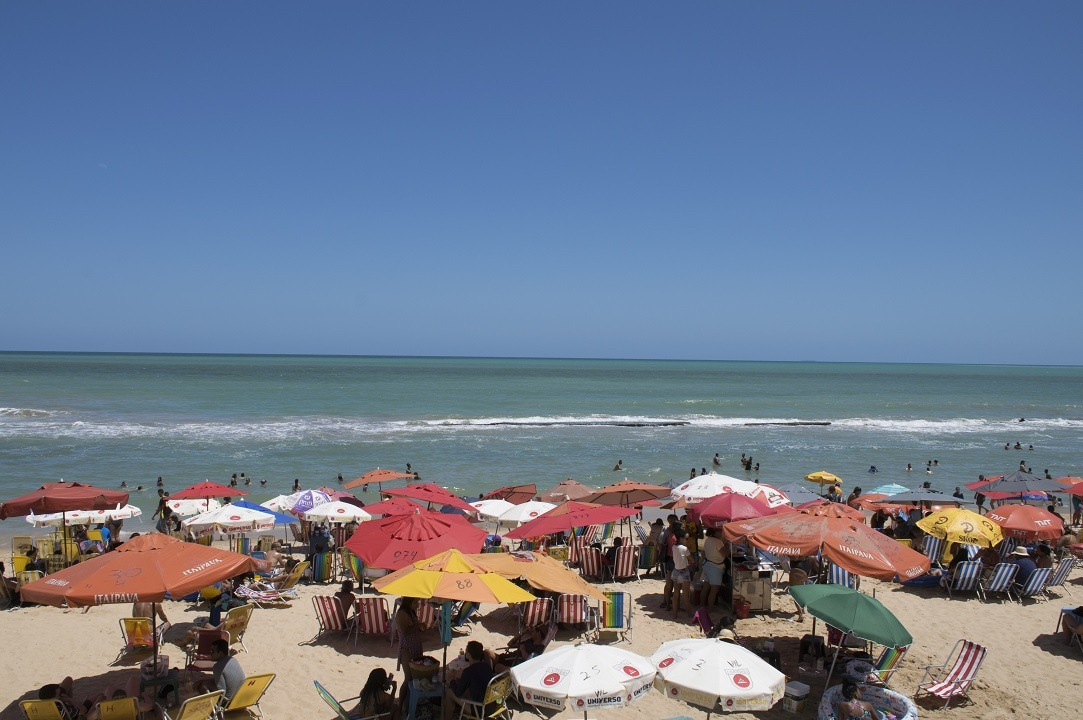
#> input picture DLCCCH/projeto/X/boa_viagem_2018-1.jpg, 1083 x 720 px; its folder holds only this picture in this run
$ python DLCCCHprojeto.py   (older library calls are emulated)
#> lines starting #> are read from the running program, lines starting #| are printed output that depends on the picture; after the words box and inside, x2 and y2 are one past the last pixel; in counts of white or black regions, pixels touching at a corner belong together
import numpy as np
import matplotlib.pyplot as plt
import cv2
import glob
import os

# [12 lines left out: functions printImage, printImageGray, not called in this run]

def conect8(m, i,j,value):
    if i == 0 and j == 0:
        if m[i][j+1] == value:
            return True
        elif m[i+1][j+1] == value:
            return True
        elif m[i+1][j+1] == value:
            return True
        else:
            return False
    elif i == 0 and j == m.shape[1]-1:
        if m[i][j-1] == value:
            return True
        elif m[i+1][j-1] == value:
            return True
        elif m[i+1][j] == value:
            return True
        else:
            return False
    elif i == m.shape[0]-1 and j == 0:
        if m[i-1][j-1] == value:
            return True
        elif m[i-1][j+1] == value:
            return True
        elif m[i][j+1] == value:
            return True
        else:
            False
    elif i == m.shape[0]-1 and j == m.shape[1]-1:
        if m[i-1][j] == value:
            return True
        elif m[i-1][j-1] == value:
            return True
        elif m[i][j-1] == value:
            return True
        else:
            return False
    elif i == 0 and (j > 0 and j < m.shape[1]-1):
        if m[i][j-1] == value:
            return True
        elif m[i+1][j-1] == value:
            return True
        elif m[i+1][j] == value:
            return True
        elif m[i+1][j+1] == value:
            return True
        elif m[i][j+1] == value:
            return True
        else:
            return False
    elif (i > 0 and i < m.shape[0]-1) and j ==0:
        if m[i-1][j] == value:
            return True
        elif m[i-1][j+1] == value:
            return True
        elif m[i][j+1] == value:
            return True
        elif m[i+1][j+1] == value:
            return True
        elif m[i+1][j] == value:
            return True
        else:
            return False
    elif (i > 0 and i < m.shape[0]-1) and j == m.shape[1]-1:
        if m[i-1][j] == value:
            return True
        elif m[i-1][j-1] == value:
            return True
        elif m[i][j-1] == value:
            return True
        elif m[i+1][j-1] == value:
            return True
        elif m[i+1][j] == value:
            return True
        else:
            return False
    elif i == m.shape[0]-1 and (j > 0 and j < m.shape[1]-1):
        if m[i][j-1] == value:
            return True
        elif m[i-1][j-1] == value:
            return True
        elif m[i-1][j] == value:
            return True
        elif m[i-1][j+1] == value:
            return True
        elif m[i][j+1] == value:
            return True
        else:
            return False
    else:
        if m[i][j-1] == value:
            return True
        elif m[i+1][j-1] == value:
            return True
        elif m[i+1][j] == value:
            return True
        elif m[i+1][j+1] == value:
            return True
        elif m[i][j+1] == value:
            return True
        elif m[i-1][j-1] == value:
            return True
        elif m[i-1][j] == value:
            return True
        elif m[i-1][j+1] == value:
            return True
        else:
            return False

def linhaCosta(img):

    #img = pipeline(img)
    hsv = cv2.cvtColor(img, cv2.COLOR_BGR2HSV)#converte para hsv
    hsv = cv2.GaussianBlur(hsv, (5, 5), 5)
    b, g ,r = cv2.split(hsv)
    zeros = np.zeros(img.shape[:2], dtype = "uint8")
    b_3d = cv2.merge([b, zeros, zeros])
    ret1,th1 = cv2.threshold(b,65,255,cv2.THRESH_BINARY)#65
    im2, contours, hierarchy = cv2.findContours(th1,cv2.RETR_TREE,cv2.CHAIN_APPROX_SIMPLE)
    img2 = img.copy()
    areas = []
    image_saida = np.zeros([img.shape[0], img.shape[1]], dtype=np.uint8)
    for i in range(0,len(contours)):
        area = cv2.contourArea(contours[i])
        areas.append(area)
    indiceAreaMaior = areas.index(max(areas))
    saida = cv2.drawContours(image_saida, contours, indiceAreaMaior, (255), -1)
    s = cv2.bitwise_not(saida)
    im3, contours2, hierarchy2 = cv2.findContours(s,cv2.RETR_TREE,cv2.CHAIN_APPROX_SIMPLE)
    areas2 = []
    image_saida2 = np.zeros([img.shape[0], img.shape[1]], dtype=np.uint8)
    contours2F = []
    for i in range(0,len(contours2)):
        area2 = cv2.contourArea(contours2[i])
        if area2 > 3000:
            contours2F.append(contours2[i])
        areas2.append(area2)
    indiceAreaMaior2 = areas2.index(max(areas2))
    saida2 = cv2.drawContours(image_saida2, contours2F, -1, (255), -1)
    mask_inv = cv2.bitwise_not(saida2)
    imgOut = img.copy()
    for i in range(mask_inv.shape[0]):
        for j in range(mask_inv.shape[1]):
            if(mask_inv[i][j] == 0 and conect8(mask_inv,i,j, 255)):
                imgOut[i][j] = [0,255,0]
    return imgOut


def experimentos(imgs, labels,type = 'lower'):

    if type == 'media':
        array = [diferencaCostaMedia(im,lb) for im,lb in zip(imgs,labels)]

    if type == 'lower':
        array = [diferencaCostalower(im,lb) for im,lb in zip(imgs,labels)]

    return np.array(array).ravel(),np.mean(array),np.std(array)

# [114 lines left out: functions diferencaCostaMedia, diferencaCostalower, equalize_hist, histogram_equalize, increase_brightness, change_contrast and 2 more, not called in this run]

def generateresults():

    path = 'DLCCCH/projeto/X/*'
    pathout = 'DLCCCH/projeto/Y/*'
    path2 = 'DLCCCH/projeto/resultado/'

    X = [cv2.imread(img) for img in sorted(glob.glob(path))]
#> X = 1 item
    names = [os.path.basename(img) for img in sorted(glob.glob(path))]
    nameslabel = [os.path.basename(img) for img in sorted(glob.glob(path2))]
    label = [cv2.imread(img) for img in sorted(glob.glob(path2))]

    # for img,name in zip(X,names):
    #     cv2.imwrite(pathout+name.replace('.jpg','_out.jpg'),linhaCosta(img))

    return [linhaCosta(im) for im in X],names,label,nameslabel
#> in linhaCosta, img is the input picture: shape (720, 1083, 3); mean B, G, R 143.3, 121.8, 108.9
#> in linhaCosta, `b, g ,r = cv2.split(hsv)`:
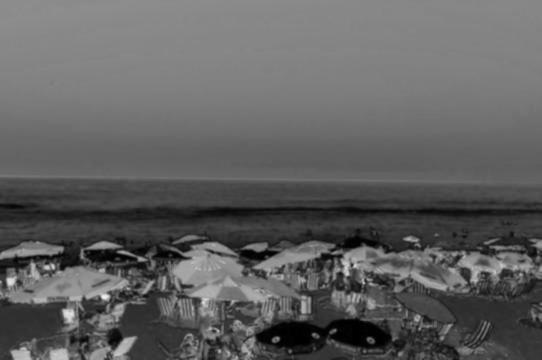
#> g: shape (720, 1083) (shown at 1/2 size); min 0, max 242, mean 96.2
#> in linhaCosta, `b, g ,r = cv2.split(hsv)`:
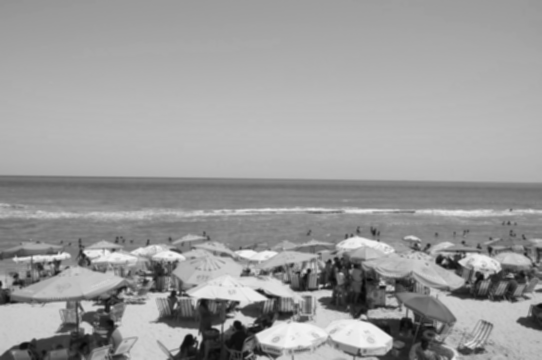
#> r: shape (720, 1083) (shown at 1/2 size); min 5, max 246, mean 155.6
#> in linhaCosta, `ret1,th1 = cv2.threshold(b,65,255,cv2.THRESH_BINARY)#65`:
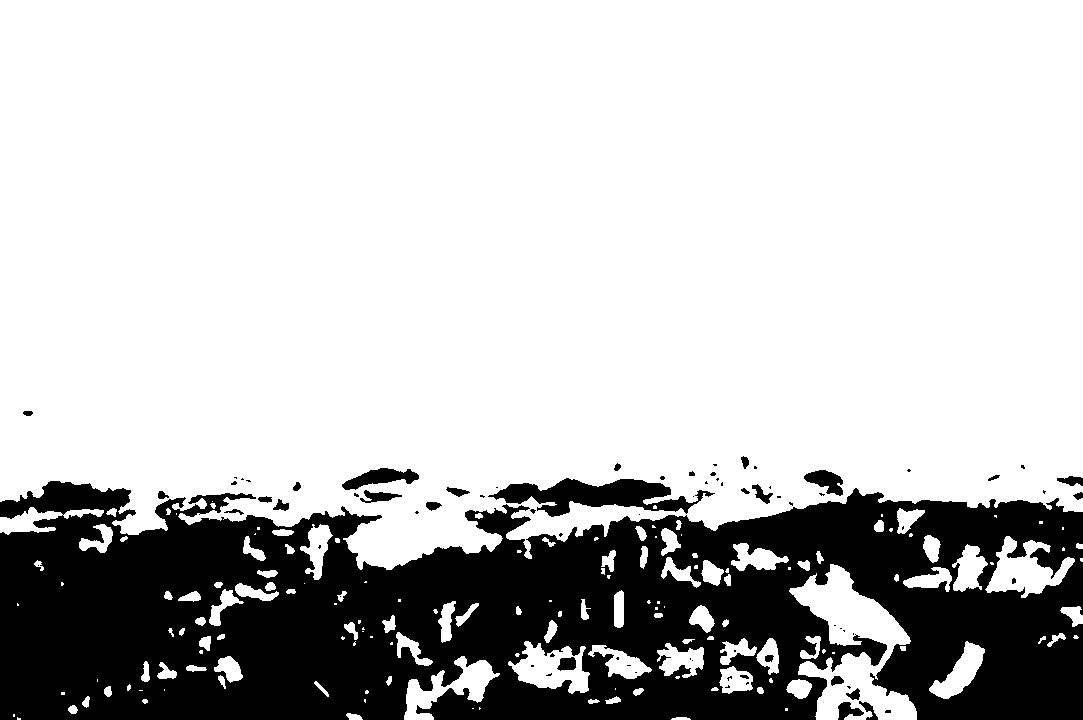
#> th1: shape (720, 1083); 75.6% white; 77 black regions (48 under 20 px)
#> in linhaCosta, `im2, contours, hierarchy = cv2.findContours(th1,cv2.RETR_TREE,cv2.CHAI..`: contours = 234 contours, 118 with area under 20; largest, box (x1, y1, x2, y2) and area: (0, 0, 1083, 570) 557000, (789, 564, 917, 720) 8736, (487, 477, 716, 518) 4460, (985, 536, 1075, 598) 2473, (508, 641, 590, 694) 2384
#> the loop in linhaCosta, `for i in range(0,len(contours)):` made 234 passes
#> area on passes 1, 4, 8: 29, 65.5, 53.5
#> after the loop in linhaCosta, `for i in range(0,len(contours)):`: areas = 234 values, max 557000.5 at index 187, min 0 at index 5, mean 2561.5
#> in linhaCosta, `indiceAreaMaior = areas.index(max(areas))`: indiceAreaMaior = 187
#> in linhaCosta, `im3, contours2, hierarchy2 = cv2.findContours(s,cv2.RETR_TREE,cv2.CHAI..`: contours2 = 4 contours, 1 with area under 20; largest, box (x1, y1, x2, y2) and area: (0, 481, 1083, 720) 218659, (1057, 476, 1083, 486) 138, (1073, 492, 1083, 500) 38
#> the loop in linhaCosta, `for i in range(0,len(contours2)):` made 4 passes
#> area2 on passes 1, 2, 4: 38, 218659, 138.5
#> after the loop in linhaCosta, `for i in range(0,len(contours2)):`: areas2 = [38, 218659, 2, 138.5]; contours2F = 1 contour; box (x1, y1, x2, y2) and area: (0, 481, 1083, 720) 218659
#> in linhaCosta, `indiceAreaMaior2 = areas2.index(max(areas2))`: indiceAreaMaior2 = 1
#> after the loop in linhaCosta, `for i in range(mask_inv.shape[0]):`:
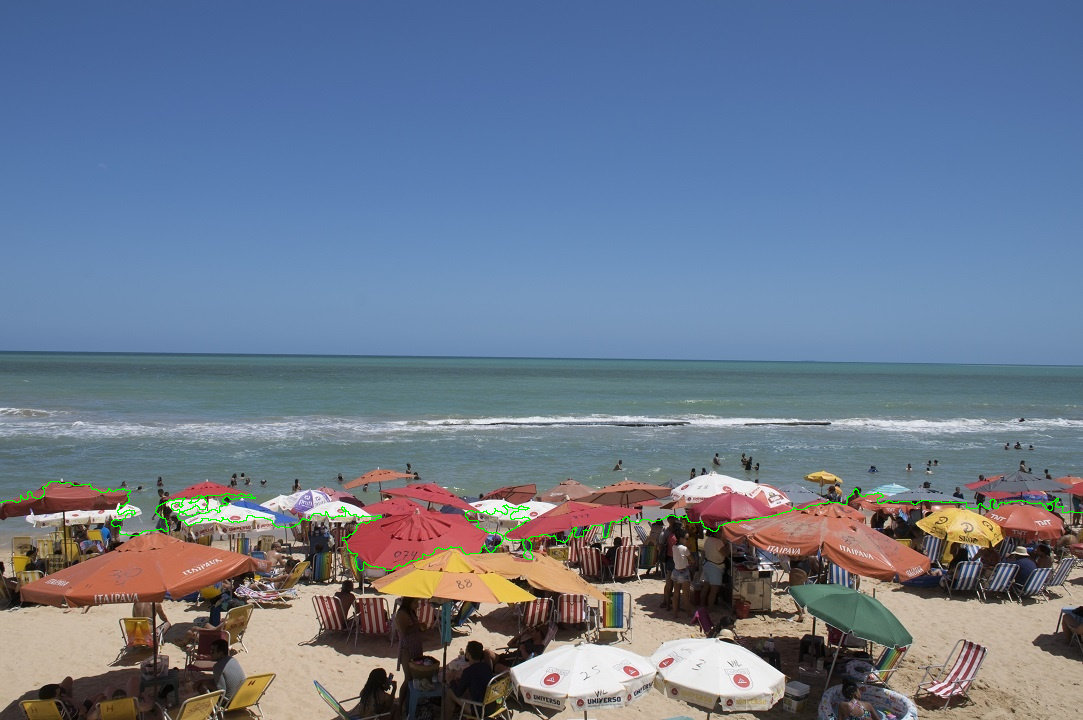
#> imgOut: shape (720, 1083, 3); 0.36% of pixels changed, all inside (x1, y1, x2, y2) = (0, 481, 1083, 571)


imgs,names,label,nameslabel = generateresults()
#> imgs = 1 item; names = ['boa_viagem_2018-1.jpg']; label = []; nameslabel = []


print(names)
#| ['boa_viagem_2018-1.jpg']
print(nameslabel)


array,media,std = experimentos(imgs,label,type='lower')
#> array = empty array; media = nan; std = nan

print(array)
print(media)
#| nan
print(std)
#| nan

$ run again, on DLCCCH/projeto/X/boa_viagem_2018-33.jpg
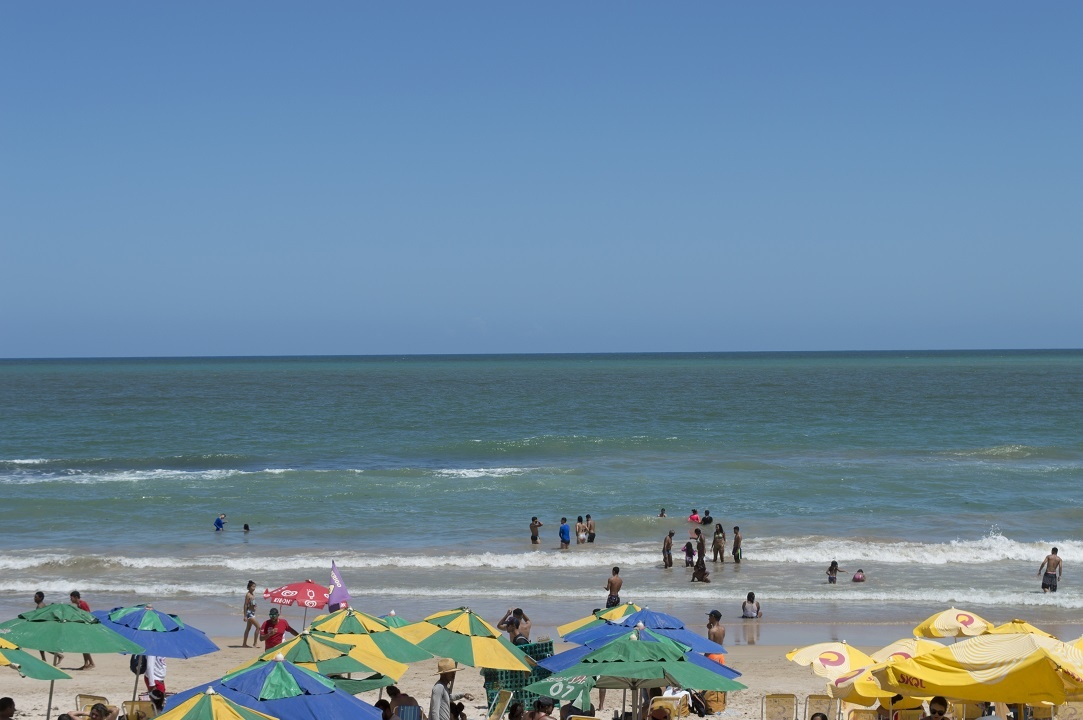
#> input picture DLCCCH/projeto/X/boa_viagem_2018-33.jpg, 1083 x 720 px
#> X = 1 item
#> in linhaCosta, img is the input picture: shape (720, 1083, 3); mean B, G, R 156.6, 136.2, 109
#> b_3d: shape (720, 1083, 3); mean H, S, V 94.3, 0, 0
#> in linhaCosta, `ret1,th1 = cv2.threshold(b,65,255,cv2.THRESH_BINARY)#65`:
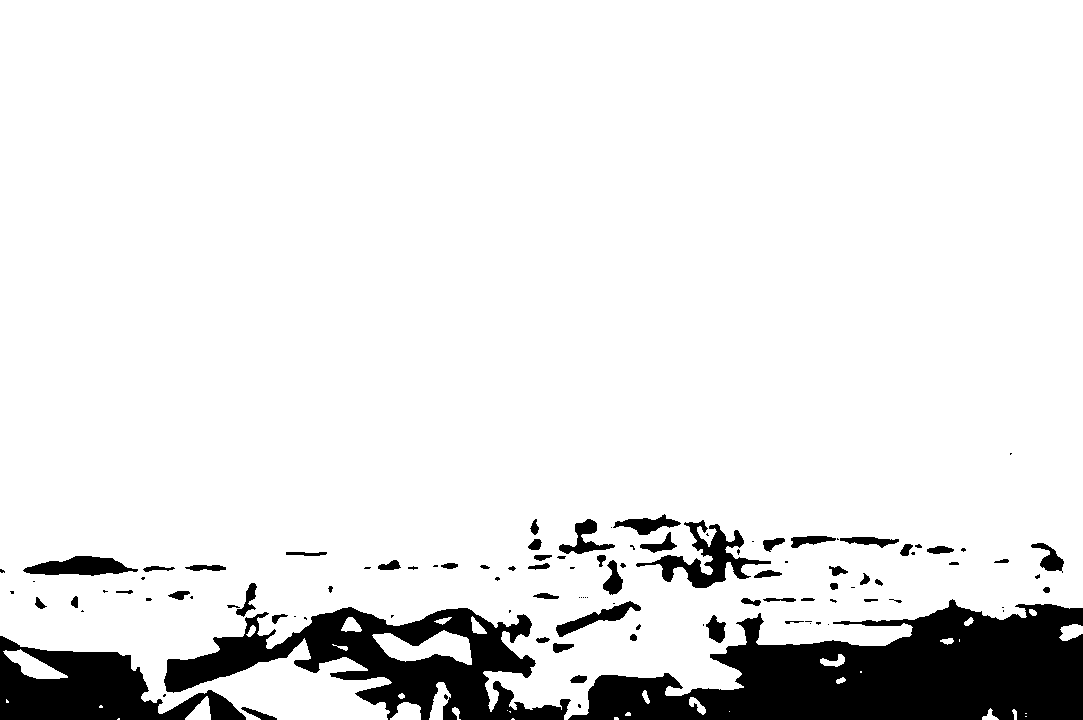
#> th1: shape (720, 1083); 89.8% white; 107 black regions (46 under 20 px)
#> contours = 140 contours, 53 with area under 20; largest, box (x1, y1, x2, y2) and area: (0, 0, 1083, 720) 703900, (635, 519, 772, 589) 2971, (372, 630, 472, 665) 1853, (22, 555, 139, 577) 1544, (555, 600, 642, 638) 958
#> the loop in linhaCosta, `for i in range(0,len(contours)):` made 140 passes
#> area on passes 10, 11, 12, 14, 16, 17, 18, 19: 24.5, 69.5, 43.5, 372, 113, 313.5, 21.5, 47
#> after the loop in linhaCosta, `for i in range(0,len(contours)):`: areas = 140 values, max 703900 at index 36, min 0 at index 3, mean 5165.9
#> indiceAreaMaior = 36
#> saida: shape (720, 1083); 90.6% white; 5 black regions (1 under 20 px), largest, box (x1, y1, x2, y2) and area: (568, 599, 1083, 720) 38728, (164, 607, 571, 720) 22618, (0, 636, 246, 720) 11753, (241, 707, 277, 720) 171
#> s: shape (720, 1083); 9.4% white; 5 white regions (1 under 20 px)
#> contours2 = 5 contours, 1 with area under 20; largest, box (x1, y1, x2, y2) and area: (568, 599, 1083, 720) 37936, (164, 607, 571, 720) 21852, (0, 636, 246, 720) 11429, (241, 707, 277, 720) 134
#> the loop in linhaCosta, `for i in range(0,len(contours2)):` made 5 passes
#> area2 on passes 1 to 4: 134.5, 11429, 21852, 37936
#> after the loop in linhaCosta, `for i in range(0,len(contours2)):`: areas2 = [134.5, 11429, 21852, 37936, 7.5]; contours2F = 3 contours; box (x1, y1, x2, y2) and area: (568, 599, 1083, 720) 37936, (164, 607, 571, 720) 21852, (0, 636, 246, 720) 11429
#> indiceAreaMaior2 = 3
#> saida2: shape (720, 1083); 9.4% white; 3 white regions, box (x1, y1, x2, y2) and area: (568, 599, 1083, 720) 38728, (164, 607, 571, 720) 22618, (0, 636, 246, 720) 11753
#> after the loop in linhaCosta, `for i in range(mask_inv.shape[0]):`:
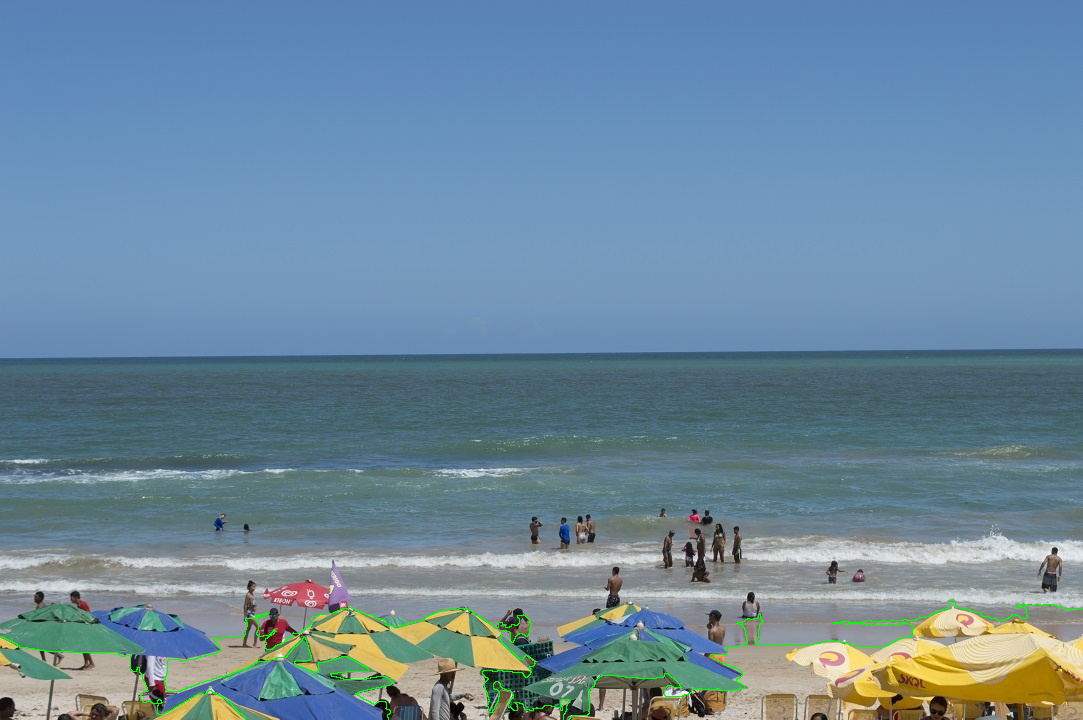
#> imgOut: shape (720, 1083, 3); 0.44% of pixels changed, all inside (x1, y1, x2, y2) = (0, 599, 1083, 720)
#> imgs = 1 item; names = ['boa_viagem_2018-33.jpg']; label = []
#| ['boa_viagem_2018-33.jpg']
#> `array,media,std = experimentos(imgs,label,type='lower')`: array = empty array; media = nan
#| nan
#| nan
